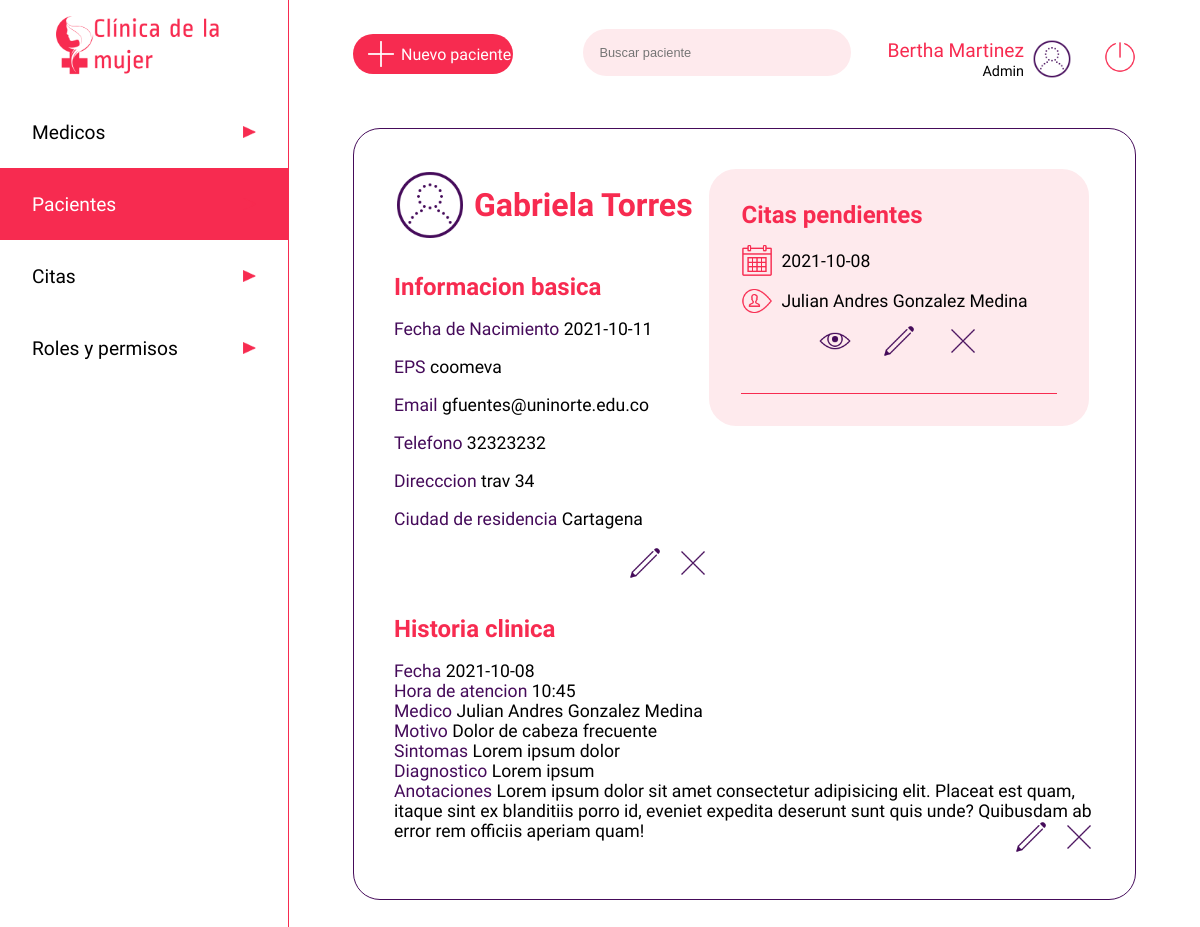
/paciente/45425474 (signed in), run on the app's committed database.
### app.py (models this page shows, shortened)
class users(db.Model):
    __tablename__ = 'users'
    cedula = db.Column(db.Integer, primary_key=True)
    nombre=db.Column(db.String)
    apellido=db.Column(db.String)
    nacimiento=db.Column(db.String)
    eps=db.Column(db.String)
    email=db.Column(db.String, unique=True)
    telefono=db.Column(db.Integer)
    dir=db.Column(db.String)
    ciudad=db.Column(db.String)
    password=db.Column(db.String)
    rol =db.Column(db.String)
    especialidad = db.Column(db.String)
    estado = db.Column(db.Boolean)

class citas(db.Model):
    __tablename__ = 'citas'
    cita_id=db.Column(db.Integer, primary_key=True)
    medico_id = db.Column(db.Integer, nullable=False)
    paciente_id = db.Column(db.Integer, nullable=False)
    fecha = db.Column(db.String)
    motivo = db.Column(db.String(500))
    estado = db.Column(db.Boolean)
    hora_atencion = db.Column(db.String)
    sintomas = db.Column(db.String)
    diagnostico = db.Column(db.String)
    anotaciones = db.Column(db.String)
    calificacion = db.Column(db.Integer)
    calificacion_obs = db.Column(db.String)

### app.py (the view)
@app.route('/paciente/<user>', methods=['GET'])
def view_paciente(user):
    if 'usuarioIngresado' in session:
        paciente = users.query.filter_by(cedula=user).first()
        usuario = users.query.filter_by(cedula=int(session['usuarioIngresado'])).first()
        medicos = users.query.filter_by(rol='medico')
        citass = citas.query.filter_by(paciente_id=user).all()
        return render('userpaciente.html', data=paciente, row=usuario, listamedicos=medicos,  cita=citass)
    else:
        return render('acceso-denegado.html')

### templates/userpaciente.html (shortened to what this page needs)
<!DOCTYPE html>
<html lang="es">
<head>
    <link rel="stylesheet" type="text/css" href="{{ url_for('static', filename='css/users.css')}}">
</head>
<body>
    <header class="header">
        <a href="/dashboard" type="button" class="btn"><img src="{{ url_for('static', filename='images/iconoclinica.png')}}" class="logo" alt="Clinica de la mujer"></a>
        <nav>
            <ul class="menu">
                <li class="menuitems"><a href="/medico" class="menulink"><span>Medicos</span><img src="{{ url_for('static', filename='images/triangulo.png')}}"  class="flecha" alt=""></a></li>
                <li class="menuitems"><a href="/paciente" class="menuselect"><span>Pacientes</span><img src="{{ url_for('static', filename='images/triangulo.png')}}"  class="flecha" alt=""></a></li>
                <li class="menuitems"><a href="/listado-citas" class="menulink"><span>Citas</span><img src="{{ url_for('static', filename='images/triangulo.png')}}"  class="flecha" alt=""></a></li>
                <li class="menuitems"><a href="/roles" class="menulink"><span>Roles y permisos</span><img src="{{ url_for('static', filename='images/triangulo.png')}}"  class="flecha" alt=""></a></li>
            </ul>
        </nav>
    </header>
    <main class="main">
        <div class="searchuser">
            <a href="/registro" class="newuser"><img src="{{ url_for('static', filename='images/plus_math_100px.png')}}" class="profile" alt="+"><span>Nuevo paciente</span></a>
            <div>
                <input type="search" class="search" placeholder="Buscar paciente">
                <div class="perfil">
                    <div>
                        <span class="nameuser">{{ row ['nombre'] }} {{ row ['apellido'] }}</span><br>
                        <span class="roluser">Admin</span>
                    </div>
                    <img src="{{ url_for('static', filename='images/test_account_100px.png')}}" class="profile" alt="">
                    <a href="/logout" type="button" class="btn"><img src="{{ url_for('static', filename='images/off.png')}}" class="logout" alt="Cerrar sesion"></a>
                </div>
            </div>
        </div>
        <div class="cuerpo">
            <div class="pacienteperfil">
                <div class="perfilcitas">
                    <div class="contenedorperfil">
                        <div class="userperf">
                            <img src="{{ url_for('static', filename='images/test_account_100px.png')}}" class="userper" alt="">
                            <h1 class="username">{{data.nombre}} {{data.apellido}}</h1>
                        </div>
                        <div class="userinfo">
                            <h2 class="infotitle">Informacion basica</h2><br>
                            <span style="color:#450B5A">Fecha de Nacimiento </span><span style="color:#000000">{{data.nacimiento}}</span> <br><br>
                            <span style="color:#450B5A">EPS </span><span style="color:#000000">{{data.eps}}</span> <br><br>
                            <span style="color:#450B5A">Email </span><span style="color:#000000">{{data.email}}</span><br><br>
                            <span style="color:#450B5A">Telefono </span><span style="color:#000000">{{data.telefono}}</span> <br><br>
                            <span style="color:#450B5A">Direcccion </span><span style="color:#000000">{{data.dir}}</span> <br><br>
                            <span style="color:#450B5A">Ciudad de residencia </span><span style="color:#000000">{{data.ciudad}}</span> <br><br>
                            <div class="contenedordbtn">
                                <a href="/paciente/{{data.cedula}}/editar"><img src="{{ url_for('static', filename='images/edit_100px.png')}}" class="btned" alt=""></a>
                                <a href="/paciente/{{data.cedula}}/editar"><img src="{{ url_for('static', filename='images/delete_100px.png')}}" class="btned" alt=""></a>
                            </div>
                        </div>
                    </div>
                    <div class="contenedorcitas">
                        <h2 class="infotitle">Citas pendientes</h1>
                            {% for c in cita %}
                            <div class="infocita">
                                <div class="diahora">
                                    <img src="{{ url_for('static', filename='images/calendar_100px.png')}}" class="calendarwatch" alt=""><span>{{ c.fecha }}</span>
                                </div>
                                <div class="diahora">
                                    <img src="{{ url_for('static', filename='images/username_100px.png')}}" class="calendarwatch" alt="">
                                    {% for l in listamedicos %}
                                        {% if c.medico_id == l.cedula %}
                                            <span>{{l.nombre}} {{l.apellido}}</span>
                                        {% endif %}
                                    {% endfor %}
                                </div>
                                <div class="contenedortbtn">
                                    <a href="/listado-citas/{{ c.cita_id }}"><img src="{{ url_for('static', filename='images/eye_100px.png')}}" class="btned" alt=""></a>
                                    <a href="/listado-citas/{{ c.cita_id }}/editar"><img src="{{ url_for('static', filename='images/edit_100px.png')}}" class="btned" alt=""></a>
                                    <a href="/listado-citas/{{ c.cita_id }}/eliminar"><img src="{{ url_for('static', filename='images/delete_100px.png')}}" class="btned" alt=""></a>
                                </div>
                            </div>
                            {% endfor %}
                        <hr color="#F72B50" size="0.5rem">
                    </div>
                </div>
                <div class="userhistoria">
                    <h2 class="infotitle">Historia clinica</h2><br>
                    {% for c in cita %}
                    {% if c.estado == 1%}
                    <div class="detallehistoria">
                        <span style="color:#450B5A">Fecha </span><span>{{c.fecha}}</span> <br>
                        <span style="color:#450B5A">Hora de atencion </span><span>{{c.hora_atencion}}</span> <br>
                        <span style="color:#450B5A">Medico </span>
                        <span>
                            {% for l in listamedicos %}
                            {% if c.medico_id == l.cedula %}
                                <span>{{l.nombre}} {{l.apellido}}</span>
                            {% endif %}
                            {% endfor %}
                        </span> <br>
                        <span style="color:#450B5A">Motivo </span><span>{{c.motivo}}</span> <br>
                        <span style="color:#450B5A">Sintomas </span><span>{{c.sintomas}}</span> <br>
                        <span style="color:#450B5A">Diagnostico </span><span>{{c.diagnostico}}</span> <br>
                        <span style="color:#450B5A">Anotaciones </span><span>{{c.anotaciones}}</span>
                        <div class="contenedordbtn">
                            <a href="/historia-clinica/{{ c.cita_id }}/editar"><img src="{{ url_for('static', filename='images/edit_100px.png')}}" class="btned" alt=""></a>
                            <a href="/historia-clinica/{{ c.cita_id }}/eliminar"><img src="{{ url_for('static', filename='images/delete_100px.png')}}" class="btned" alt=""></a>
                        </div>
                    </div> <br>
                    {% endif %}
                    {% endfor %}
                </div>
            </div>
    </main>
</body>
</html>

### static/css/users.css (style rules this page uses)
* { padding: 0; margin: 0; }
.btned { width: 2rem; }
body { display: flex; }
.calendarwatch { height: 2rem; }
.contenedordbtn { display: flex; justify-content: space-between; width: 5rem; float: right; }
.contenedortbtn { display: flex; justify-content: space-between; width: 10rem; margin: auto; padding-bottom: 1rem; }
.contenedorperfil { width: 45%; }
.logout { height: 2rem; margin-left: 2rem; }
.contenedorcitas { height: 100%; width: 45%; background-color: #FEEAED; border-radius: 1.6875rem; padding: 2rem; }
.cuerpo { display: flex; margin-top: 3rem; border: 0.1rem solid #450B5A; border-radius: 1.6875rem; padding: 2.5rem; justify-content: space-between; align-items: center; }
.diahora { margin-top: 0.5rem; margin-bottom: 0.5rem; width: 100%; display: flex; align-items: center; }
.detallehistoria span { font-family: 'Average Sans', sans-serif; font-size: 1.1rem; }
.diahora span { margin-left: 0.5rem; }
.flecha { width: 0.8rem; height: 0.8rem; }
.perfil { display: inline-flex; align-items: center; text-align: right; margin-left: 2rem; justify-content: flex-end; }
.header { margin:0; display: inline-block; width: 18rem; height: 100vh; justify-content: center; }
.infocita { font-family: 'Average Sans', sans-serif; font-size: 1.1rem; margin-top: 1rem; margin-bottom: 1rem; justify-content: center; }
.infotitle { font-size: 1.5rem; font-family: 'Ropa Sans', sans-serif; color: #F72B50; }
.logo { display: block; height: 4rem; margin: auto; padding: 1rem; }
.main { width: calc(100% - 18rem); padding: 1.8rem 4rem; border-left: 0.1rem solid #F72B50; }
.menu { font-family: 'Average Sans', sans-serif; list-style: none; color: black; }
.menulink { display: inline-flex; font-size: 1.2rem; width: 14rem; height: 1.5rem; padding: 1.5rem 2rem; text-decoration: none; color: black; background-color: white; justify-content: space-between; align-items: center; margin: 0; }
.menuselect { display: inline-flex; font-size: 1.2rem; width: 14rem; height: 1.5rem; padding: 1.5rem 2rem; text-decoration: none; color: black; background-color: #F72B50; color: white; justify-content: space-between; align-items: center; margin: 0; }
.nameuser { font-family: 'Ropa Sans', sans-serif; font-size: 1.2rem; color: #F72B50; }
.newuser { display: flex; width: 10rem; background: #F72B50; color: white; font-size: 1rem; font-family: 'Average Sans', sans-serif; border-radius: 1.6875rem; align-items: center; text-decoration: none; }
.roluser { font-family: 'Ropa Sans', sans-serif; font-size: 0.9rem; }
.pacienteperfil { display: flex; flex-direction: column; width: 100%; }
.perfilcitas { display: flex; }
.profile { height: 2.5rem; margin-left: 0.5rem; }
.search { width: 16.75rem; padding: 1rem; background: #FEEAED; border: none; font-size: 0.8rem; color: black; border-radius: 1.6875rem; outline: none; }
.searchuser { display: flex; align-items: center; justify-content: space-between; }
.username { margin-left: 0.5rem; font-size: 2rem; font-family: 'Ropa Sans', sans-serif; }
.userinfo { margin-top: 2rem; }
.userinfo span { font-family: 'Average Sans', sans-serif; font-size: 1.1rem; width: 100%; }
.userper { height: 4.5rem; }
.userperf { display: flex; color: #F72B50; align-items: center; }
.userhistoria { margin-top: 2rem; }

### data on the page
users: nombre "Bertha", apellido "Martinez"
users: nombre "Gabriela", apellido "Torres", nacimiento "2021-10-11", eps "coomeva", email "gfuentes@uninorte.edu.co", telefono "32323232", dir "trav 34", ciudad "Cartagena"
citas: fecha "2021-10-08", hora_atencion "10:45", motivo "Dolor de cabeza frecuente", sintomas "Lorem ipsum dolor", diagnostico "Lorem ipsum", anotaciones "Lorem ipsum dolor sit amet consectetur adipisicing elit. Placeat est quam, itaque sint ex blanditiis porro id, eveniet expedita deserunt sunt quis unde? Quibusdam ab error rem officiis aperiam quam!", estado True (drawn)
users: nombre "Julian Andres", apellido "Gonzalez Medina"
